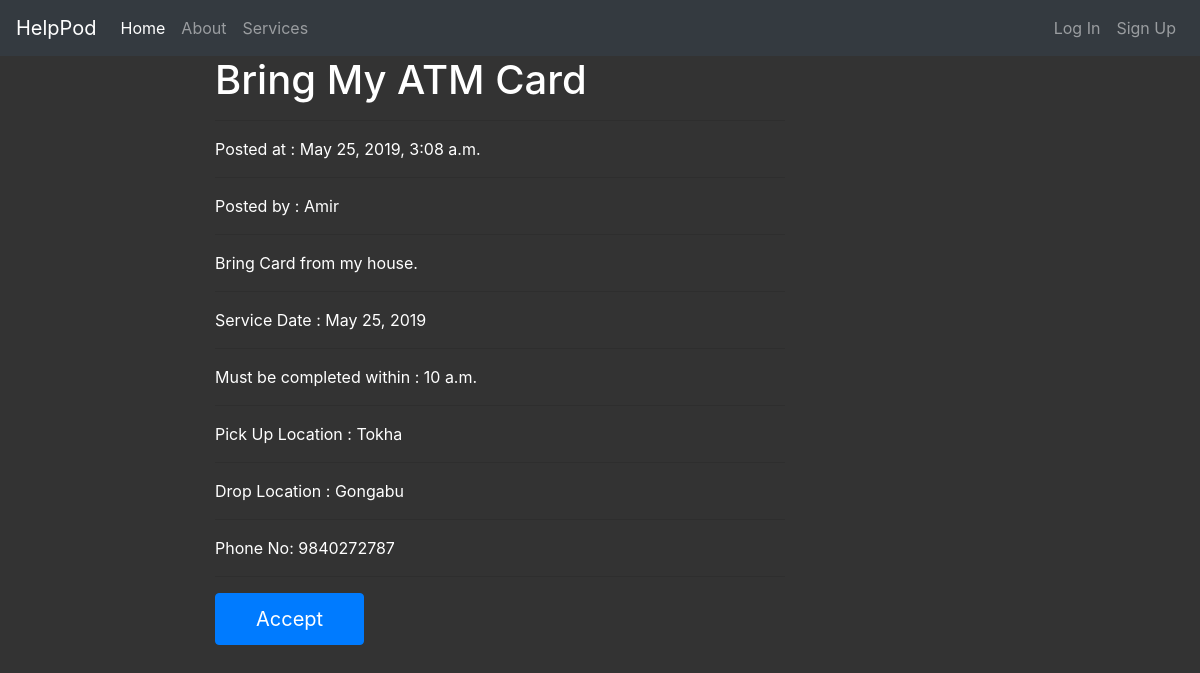
/22/detail/, run on the app's committed database.
### insight/models.py (models this page shows, shortened)
class Task(models.Model):
    title = models.CharField(max_length=50)
    description = models.CharField(max_length=200)
    service_date=models.DateField()
    service_time=models.TimeField()
    pickup_location=models.CharField(max_length=100)
    drop_location=models.CharField(max_length=100)
    phone=models.CharField(max_length=10)
    user_name = models.CharField( max_length =100, default=None)
    timestamp = models.DateTimeField(auto_now_add=True, auto_now=False )
    class Meta:
        ordering = ["-timestamp"]

### insight/views.py (the view)
# urls.py: url(r'^(?P<id>\d+)/detail/$', task_detail,name='detail'),
def task_detail(request,id=None):
   instance =get_object_or_404(Task , id=id)
   context = {
      "title":instance.title,
      "instance":instance
   }
   return render(request,"task_detail.html",context)

### templates/task_detail.html (shortened to what this page needs)
{% extends "base.html"%}
{% load staticfiles %}
{% block content%}
<link href="{% static 'css/wallpaper.css' %}" rel="stylesheet">
<div class="col-md-6 offset-md-2" >
    <h1>
        {{ title }}
     </h1>  <hr>
     <p>
     Posted at : {{instance.timestamp}}  <br> <hr>
    Posted by : {{instance.user_name}}<br> <hr>
     {{instance.description}}  <br> <hr>
     Service Date : {{ instance.service_date}}<br><hr>
     Must be completed within : {{instance.service_time}} <br><hr>
     Pick Up Location : {{ instance.pickup_location}} <br> <hr>
     Drop Location : {{ instance.drop_location}} <br> <hr>
     Phone No: {{instance.phone}}<br><hr>
     <a href='{% url "accept" id=instance.id %}' class="btn btn-primary" role="button" id="mybutton" >Accept</a>
    </p>
</div>
{% endblock content%}

### static/css/mycss.css (style rules this page uses)
#mybutton { padding: 10px 40px; font-size: 20px }

### static/css/wallpaper.css (style rules this page uses)
body { margin: 0; padding: 0; background-image: url("../img/wallpaper.png"); background-size: 100% 110%; color:#fff; background-repeat: no-repeat; }

### data on the page
Task: title "Bring My ATM Card", timestamp "May 25, 2019, 3:08 a.m.", user_name "Amir", description "Bring Card from my house.", service_date "May 25, 2019", service_time "10 a.m.", pickup_location "Tokha", drop_location "Gongabu", phone "9840272787"
